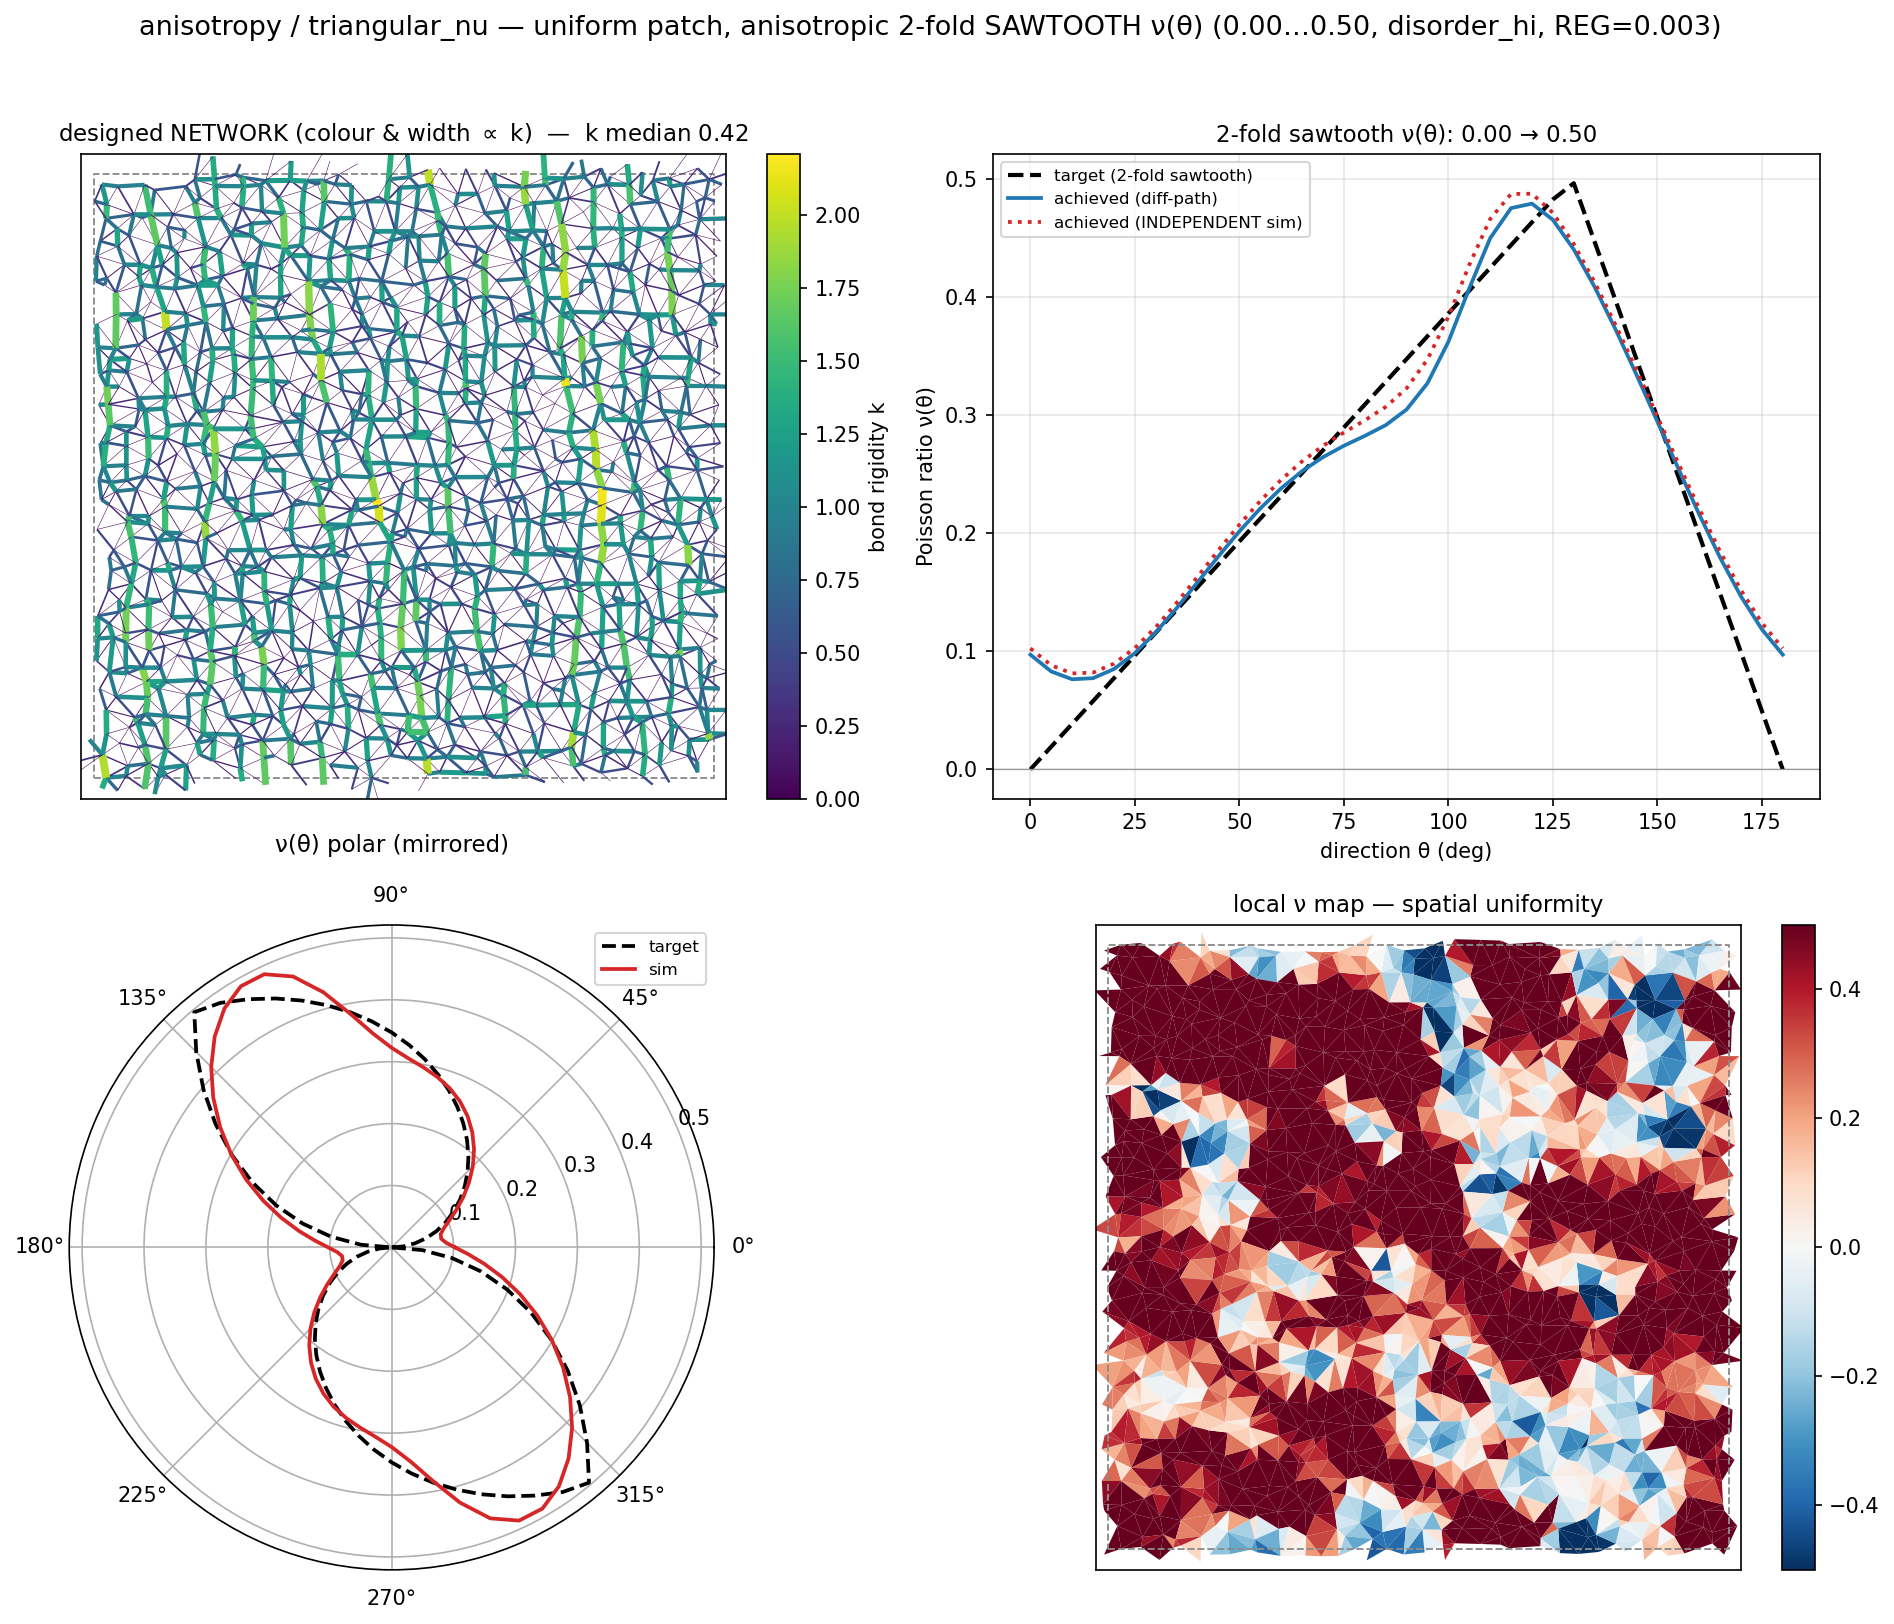

Here is the Python script that generated this plot:
"""
Case anisotropy / triangular_nu — a UNIFORM patch of metamaterial whose Poisson ratio is an
anisotropic, 2-fold SAWTOOTH function of direction: ν(θ) rises from ν=0 up to ν=+0.5 and falls back,
once per half-turn (period π), with an asymmetric (sawtooth) ramp.

  WHY 0→+0.5 IS REALIZABLE AS A 2-FOLD sawtooth (unlike an earlier −0.5→+0.8 attempt). Elastic
  reciprocity (compliance symmetry S₁₂=S₂₁, E>0) forces ν(θ) and ν(θ+90°) to share a sign for EVERY
  θ. A sign-CROSSING 2-fold profile (e.g. −0.5→+0.8) is therefore forbidden — any continuous sweep
  across zero yields an orthogonal pair of opposite sign. But 0→+0.5 stays NON-NEGATIVE, so the
  same-sign rule is trivially satisfied and the natural single-period sawtooth is allowed.

  DESIGN CHOICE — a GENUINE uniform material, not a floppy skeleton. An unregularised design of a
  strong directional ν(θ) tends to fake it with a sparse stiff scaffold in a near-zero (mechanism)
  matrix. Here a STRONG uniformity regulariser `REG` (the mean((k−1)²) penalty in optimize) keeps the
  bond stiffnesses near-uniform, so the result is a robust homogeneous patch. This trades some
  directional amplitude for uniformity/robustness (shape prioritised over amplitude). The reported
  k-stats (median, contrast) and the local-ν map document how uniform the material actually is.

Designed by a single directional `nu_theta` objective on a disordered lattice. Verified two
independent ways: validate()'s differentiable readback AND _common.nu_E_theta on the INDEPENDENT
NumPy PBC simulation. Outputs: triangular_nu.csv, triangular_nu.npz, triangular_nu.png (network +
ν(θ) line + polar + local-ν map).
"""
import os, sys
import numpy as np
import matplotlib
matplotlib.use('Agg')
import matplotlib.pyplot as plt

sys.path.insert(0, os.path.dirname(os.path.dirname(os.path.abspath(__file__))))
import _common as C

CASE, TOPO, N, NITER, REG = 'anisotropy', 'disorder_hi', 16, 320, 3e-3   # REG balances uniformity vs
# reaching the full 0→0.5 amplitude: 2e-2 kept k very uniform (median 0.88) but the troughs stalled at
# +0.13; 3e-3 relaxes just enough to reach ν≈0 in the trough directions while staying a real material.
NU_LO, NU_HI = 0.0, 0.5                                          # sawtooth sweeps between these (same sign)
PEAK = 0.72                                                      # peak at 72% of the period (slow rise, fast fall)


def triangle_nu(theta):
    """A 2-FOLD (period π) SAWTOOTH ν(θ): over each half-turn, ν rises from NU_LO to NU_HI over the
    first `PEAK` fraction of the period, then falls back to NU_LO over the rest (asymmetric ->
    sawtooth). Minima (ν=NU_LO) at 0°,180°; maximum (ν=NU_HI) at 0.72·180°≈130°. Continuous and
    π-periodic (ν(0)=ν(180°)). Same-sign throughout (≥0), so reciprocity-realizable as a 2-fold."""
    ph = np.mod(theta, np.pi) / np.pi                           # phase in [0,1) over the π period
    ramp = np.where(ph < PEAK, ph / PEAK, 1.0 - (ph - PEAK) / (1.0 - PEAK))   # 0→1→0, asymmetric
    return NU_LO + (NU_HI - NU_LO) * ramp


def main():
    th = C.ANG                                                   # θ grid ∈ [0,π], 37 points
    target = triangle_nu(th)

    prob, geo = C.make_case(TOPO, N)
    obj = C.Objective('nu_theta', target=target)                 # design the whole cell (uniform patch)
    r = C.optimize(prob, [obj], mode='k', n_iter=NITER, n_restarts=3, reg=REG, verbose=False)
    C.apply_k_to_geo(geo, r['k'])

    nu_diff, _ = C.nu_E_theta(C.solver_region_C6(prob, r['k']), th)   # differentiable readback
    C6 = C.sim_per_triangle_C6(geo)
    nu_sim, _ = C.nu_E_theta(C.region_phys_C6(geo, C6, None), th)     # INDEPENDENT sim
    err_diff = float(np.abs(nu_diff - target).max())
    err_sim = float(np.abs(nu_sim - target).max())
    k = r['k'].detach().numpy()
    print(f"  [triangular_nu] {TOPO} N={N} tri={prob.n_tri}  REG={REG}", flush=True)
    print(f"    target ν(θ): {NU_LO:+.2f} → {NU_HI:+.2f} (2-fold sawtooth)", flush=True)
    print(f"    achieved ν(θ): diff-path [{nu_diff.min():+.3f},{nu_diff.max():+.3f}] maxerr={err_diff:.3f}  "
          f"| INDEPENDENT sim [{nu_sim.min():+.3f},{nu_sim.max():+.3f}] maxerr={err_sim:.3f}", flush=True)
    print(f"    network uniformity: k median={np.median(k):.3f} mean={k.mean():.3f} "
          f"[min={k.min():.3f}, max={k.max():.3f}]  n(k<0.1)={int((k < 0.1).sum())}/{len(k)}", flush=True)

    C.write_csv(os.path.join(C.savedir(CASE), 'triangular_nu.csv'),
                ['theta_deg', 'nu_target', 'nu_achieved_diffpath', 'nu_achieved_independent'],
                [(f'{np.degrees(t):.1f}', f'{target[i]:.4f}', f'{nu_diff[i]:.4f}', f'{nu_sim[i]:.4f}')
                 for i, t in enumerate(th)])
    C.save_network(os.path.join(C.savedir(CASE), 'triangular_nu.npz'), geo, r['k'], C6,
                   topo=TOPO, N=N, nu_lo=NU_LO, nu_hi=NU_HI)

    # --- 2x2: (a) designed NETWORK, (b) ν(θ) line, (c) ν(θ) polar, (d) local-ν uniformity map ---
    fig = plt.figure(figsize=(13, 11))
    a0 = fig.add_subplot(2, 2, 1)
    lc = C.draw_network(a0, geo, k, cmap='viridis', lw_scale=4.0)
    plt.colorbar(lc, ax=a0, fraction=0.046, label='bond rigidity k')
    a0.set_title(r'designed NETWORK (colour & width $\propto$ k)  —  k median '
                 f'{np.median(k):.2f}', fontsize=11)

    a1 = fig.add_subplot(2, 2, 2)
    a1.plot(np.degrees(th), target, 'k--', lw=2, label='target (2-fold sawtooth)')
    a1.plot(np.degrees(th), nu_diff, color='#1f77b4', lw=1.8, label='achieved (diff-path)')
    a1.plot(np.degrees(th), nu_sim, color='#d62728', lw=1.8, ls=':', label='achieved (INDEPENDENT sim)')
    a1.axhline(0, color='0.6', lw=.6)
    a1.set_xlabel('direction θ (deg)'); a1.set_ylabel('Poisson ratio ν(θ)')
    a1.set_title(f'2-fold sawtooth ν(θ): {NU_LO:.2f} → {NU_HI:.2f}', fontsize=11)
    a1.legend(fontsize=8); a1.grid(alpha=.3)

    a2 = fig.add_subplot(2, 2, 3, projection='polar')
    th2 = np.concatenate([th, th + np.pi])                       # centrosymmetric: mirror to [0,2π]
    for series, col, lab in ((target, 'k', 'target'), (nu_sim, '#d62728', 'sim')):
        a2.plot(th2, np.concatenate([series, series]), color=col, lw=1.8,
                ls='--' if lab == 'target' else '-', label=lab)
    a2.set_title('ν(θ) polar (mirrored)', fontsize=11, pad=16); a2.legend(fontsize=8, loc='upper right')

    a3 = fig.add_subplot(2, 2, 4)
    nu_local = C.local_field_smooth(geo, C6, quantity='nu')
    pc = C.fill_local_map(a3, geo, nu_local, cmap='RdBu_r', sym=True, vlim=max(0.3, NU_HI))
    C.draw_box(a3, geo); plt.colorbar(pc, ax=a3, fraction=0.046)
    a3.set_title('local ν map — spatial uniformity', fontsize=11)

    fig.suptitle(f'{CASE} / triangular_nu — uniform patch, anisotropic 2-fold SAWTOOTH ν(θ) '
                 f'({NU_LO:.2f}…{NU_HI:.2f}, {TOPO}, REG={REG})', fontsize=13)
    plt.tight_layout(rect=[0, 0, 1, 0.96])
    path = os.path.join(C.savedir(CASE), 'triangular_nu.png')
    plt.savefig(path, dpi=150, bbox_inches='tight'); plt.close()
    print(f'saved {os.path.basename(path)}')
    print('done')


if __name__ == '__main__':
    main()
